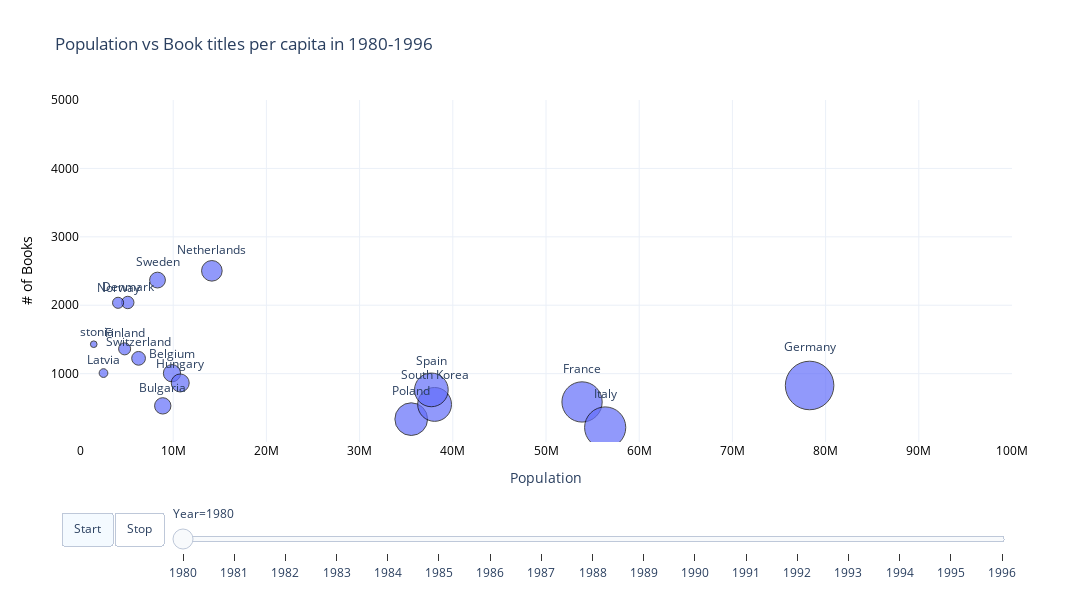

Here is the notebook cell this chart was saved with:
### Code cell
fig = px.scatter(data_frame=data,
                 x="Population (historical estimates)",
                 y="Book titles per capita (Fink-Jensen 2015)",
                 size="Population (historical estimates)",
                 animation_frame="Year",
                 animation_group="Entity",
                 text="Entity",
                 hover_name="Entity",
                 size_max=35,
                 range_x=[1,100000000], 
                 range_y=[1,5000],
                 template="plotly_white",
                 title="Population vs Book titles per capita in 1980-1996"
                 )
fig.update_traces(
    textposition="top center",
    marker=dict(
        line=dict(width=1, color="black"),  
    )
)
fig.update_yaxes(
    visible=True,
    showticklabels=True,
    title="# of Books",
    title_font=dict(size=14, color="black"),
    tickfont=dict(size=12, color="black")
)
fig.update_xaxes(
    visible=True,
    showticklabels=True,
    title="Population",
    title_font=dict(size=14, color="black"),
    tickfont=dict(size=12, color="black")
)
fig.update_xaxes(visible=True, showticklabels=True, title='Population')
fig.update_layout(
    width=1200, 
    height=600, 
    updatemenus=[
                 {
                     "type": "buttons",
                     "showactive": True,
                     "buttons": [{"label": "Start"}, {"label": "Stop"}]
                 }
    ]
)
fig.show()

### Figure 1 — Plotly figure (JSON) as saved in the notebook; plotly's stock layout.template omitted (floating-point values rounded to 4 significant figures)
{"data": [{"hovertemplate": "<b>%{hovertext}</b><br><br>Year=1980<br>Population (historical estimates)=%{marker.size}<br>Book titles per capita (Fink-Jensen 2015)=%{y}<br>Entity=%{text}<extra></extra>", "hovertext": ["Belgium", "Bulgaria", "Denmark", "Estonia", "Finland", "France", "Germany", "Hungary", "Italy", "Latvia", "Netherlands", "Norway", "Poland", "South Korea", "Spain", "Sweden", "Switzerland"], "ids": ["Belgium", "Bulgaria", "Denmark", "Estonia", "Finland", "France", "Germany", "Hungary", "Italy", "Latvia", "Netherlands", "Norway", "Poland", "South Korea", "Spain", "Sweden", "Switzerland"], "legendgroup": "", "marker": {"color": "#636efa", "line": {"color": "black", "width": 1}, "size": [9868999, 8878787, 5123945, 1474438, 4788247, 53868006, 78283101, 10754286, 56349352, 2521381, 14148410, 4086070, 35539723, 38045605, 37698200, 8316331, 6283833], "sizemode": "area", "sizeref": 66390.0, "symbol": "circle"}, "mode": "markers+text", "name": "", "orientation": "v", "showlegend": false, "text": ["Belgium", "Bulgaria", "Denmark", "Estonia", "Finland", "France", "Germany", "Hungary", "Italy", "Latvia", "Netherlands", "Norway", "Poland", "South Korea", "Spain", "Sweden", "Switzerland"], "textposition": "top center", "type": "scatter", "x": [9868999, 8878787, 5123945, 1474438, 4788247, 53868006, 78283101, 10754286, 56349352, 2521381, 14148410, 4086070, 35539723, 38045605, 37698200, 8316331, 6283833], "xaxis": "x", "y": [1006.0, 529.3, 2040.0, 1430.0, 1362.0, 586.4, 827.1, 864.0, 213.1, 1008.0, 2503.0, 2036.0, 335.0, 550.3, 762.9, 2368.0, 1224.0], "yaxis": "y"}], "layout": {"height": 600, "legend": {"itemsizing": "constant", "tracegroupgap": 0}, "sliders": [{"active": 0, "currentvalue": {"prefix": "Year="}, "len": 0.9, "pad": {"b": 10, "t": 60}, "steps": [{"args": [["1980"], {"frame": {"duration": 0, "redraw": false}, "fromcurrent": true, "mode": "immediate", "transition": {"duration": 0, "easing": "linear"}}], "label": "1980", "method": "animate"}, {"args": [["1981"], {"frame": {"duration": 0, "redraw": false}, "fromcurrent": true, "mode": "immediate", "transition": {"duration": 0, "easing": "linear"}}], "label": "1981", "method": "animate"}, {"args": [["1982"], {"frame": {"duration": 0, "redraw": false}, "fromcurrent": true, "mode": "immediate", "transition": {"duration": 0, "easing": "linear"}}], "label": "1982", "method": "animate"}, {"args": [["1983"], {"frame": {"duration": 0, "redraw": false}, "fromcurrent": true, "mode": "immediate", "transition": {"duration": 0, "easing": "linear"}}], "label": "1983", "method": "animate"}, {"args": [["1984"], {"frame": {"duration": 0, "redraw": false}, "fromcurrent": true, "mode": "immediate", "transition": {"duration": 0, "easing": "linear"}}], "label": "1984", "method": "animate"}, {"args": [["1985"], {"frame": {"duration": 0, "redraw": false}, "fromcurrent": true, "mode": "immediate", "transition": {"duration": 0, "easing": "linear"}}], "label": "1985", "method": "animate"}, {"args": [["1986"], {"frame": {"duration": 0, "redraw": false}, "fromcurrent": true, "mode": "immediate", "transition": {"duration": 0, "easing": "linear"}}], "label": "1986", "method": "animate"}, {"args": [["1987"], {"frame": {"duration": 0, "redraw": false}, "fromcurrent": true, "mode": "immediate", "transition": {"duration": 0, "easing": "linear"}}], "label": "1987", "method": "animate"}, {"args": [["1988"], {"frame": {"duration": 0, "redraw": false}, "fromcurrent": true, "mode": "immediate", "transition": {"duration": 0, "easing": "linear"}}], "label": "1988", "method": "animate"}, {"args": [["1989"], {"frame": {"duration": 0, "redraw": false}, "fromcurrent": true, "mode": "immediate", "transition": {"duration": 0, "easing": "linear"}}], "label": "1989", "method": "animate"}, {"args": [["1990"], {"frame": {"duration": 0, "redraw": false}, "fromcurrent": true, "mode": "immediate", "transition": {"duration": 0, "easing": "linear"}}], "label": "1990", "method": "animate"}, {"args": [["1991"], {"frame": {"duration": 0, "redraw": false}, "fromcurrent": true, "mode": "immediate", "transition": {"duration": 0, "easing": "linear"}}], "label": "1991", "method": "animate"}, {"args": [["1992"], {"frame": {"duration": 0, "redraw": false}, "fromcurrent": true, "mode": "immediate", "transition": {"duration": 0, "easing": "linear"}}], "label": "1992", "method": "animate"}, {"args": [["1993"], {"frame": {"duration": 0, "redraw": false}, "fromcurrent": true, "mode": "immediate", "transition": {"duration": 0, "easing": "linear"}}], "label": "1993", "method": "animate"}, {"args": [["1994"], {"frame": {"duration": 0, "redraw": false}, "fromcurrent": true, "mode": "immediate", "transition": {"duration": 0, "easing": "linear"}}], "label": "1994", "method": "animate"}, {"args": [["1995"], {"frame": {"duration": 0, "redraw": false}, "fromcurrent": true, "mode": "immediate", "transition": {"duration": 0, "easing": "linear"}}], "label": "1995", "method": "animate"}, {"args": [["1996"], {"frame": {"duration": 0, "redraw": false}, "fromcurrent": true, "mode": "immediate", "transition": {"duration": 0, "easing": "linear"}}], "label": "1996", "method": "animate"}], "x": 0.1, "xanchor": "left", "y": 0, "yanchor": "top"}], "title": {"text": "Population vs Book titles per capita in 1980-1996"}, "updatemenus": [{"buttons": [{"args": [null, {"frame": {"duration": 500, "redraw": false}, "fromcurrent": true, "mode": "immediate", "transition": {"duration": 500, "easing": "linear"}}], "label": "Start", "method": "animate"}, {"args": [[null], {"frame": {"duration": 0, "redraw": false}, "fromcurrent": true, "mode": "immediate", "transition": {"duration": 0, "easing": "linear"}}], "label": "Stop", "method": "animate"}], "direction": "left", "pad": {"r": 10, "t": 70}, "showactive": true, "type": "buttons", "x": 0.1, "xanchor": "right", "y": 0, "yanchor": "top"}], "width": 1200, "xaxis": {"anchor": "y", "domain": [0, 1], "range": [1, 100000000], "showticklabels": true, "tickfont": {"color": "black", "size": 12}, "title": {"text": "Population"}, "visible": true}, "yaxis": {"anchor": "x", "domain": [0, 1], "range": [1, 5000], "showticklabels": true, "tickfont": {"color": "black", "size": 12}, "title": {"font": {"color": "black", "size": 14}, "text": "# of Books"}, "visible": true}}}
